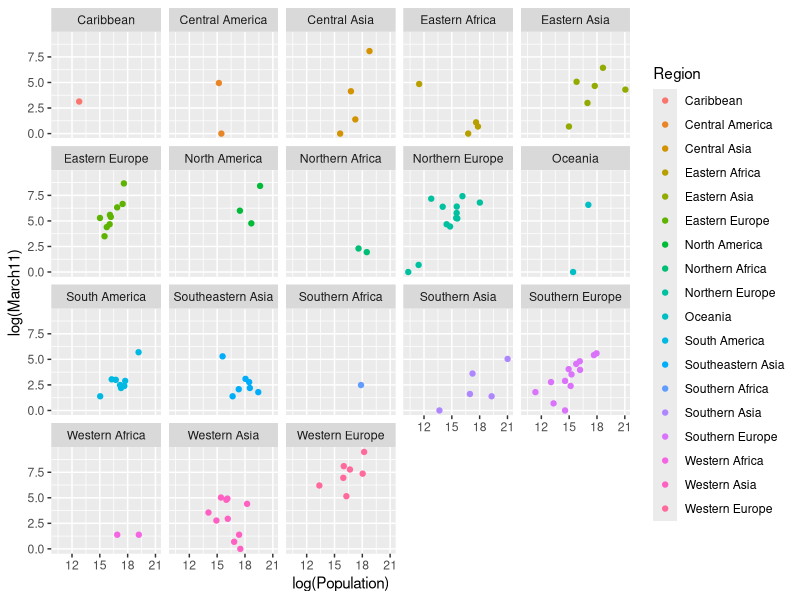
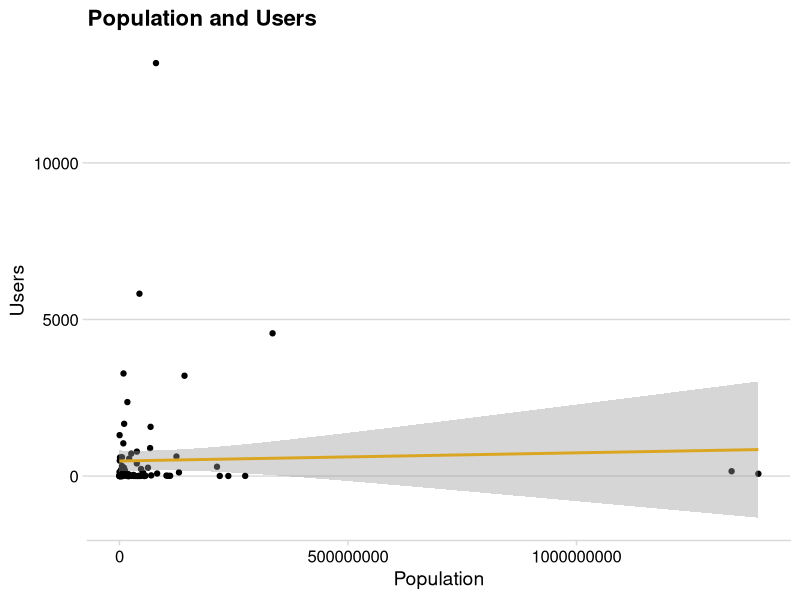
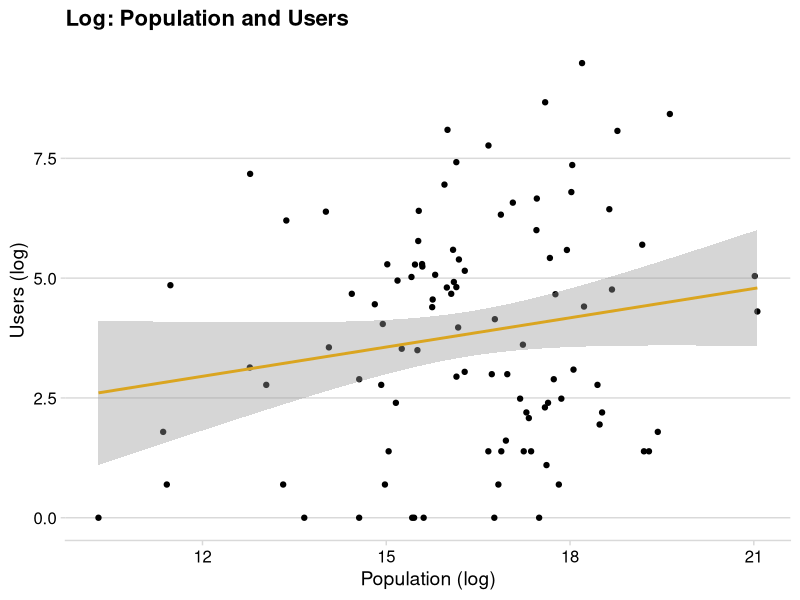

R code for these plots, in order:
## ---- chunk 1
knitr::opts_chunk$set(echo = FALSE)

library(tidyverse)
library(dplyr)
library(ggplot2)
library(broom)
library(here)
## ---- chunk 2
#load the data
ddos <- read_csv("./data/fckptn_cumulative_observations.csv")
#summarize the data
options(scipen = 999)
summary(ddos)
## ---- chunk 3
#load the data
ddos <- read_csv("./data/fckptn active observations.csv")
#assign column names to represent variables accurately
colnames(ddos) <- c("Country", "Population", "Region", "March2", "March3", "March4", "March5", "March6", "March7", "March8", "March9", "March10", "March11")
#summarize the data
options(scipen = 999)
head(ddos)
## ---- chunk 4
sum(ddos$March2)
sum(ddos$March11)
## ---- chunk 5
#create plot
ggplot(ddos, aes(x = log(Population), y = log(March11), color = Region)) +
  geom_point () +
  facet_wrap("Region")
## ---- chunk 6

ddos_final <- read_csv("data/fckptn_cumulative_observations.csv")
ddos_df <- ddos_final %>% 
  select(c(Population, Users))
## ---- chunk 7
library(cowplot)
gg1 <- ggplot(ddos_df, aes(x=Population, y=Users)) +
   geom_point() +
   geom_smooth(method=lm,se=TRUE,fullrange=TRUE,color="goldenrod") +
   labs(title= "Population and Users",
        x= "Population",
        y = "Users") +
    theme_minimal_hgrid()
gg1

## ---- chunk 8
gg1b <- ggplot(ddos_df, aes(x=log(Population), y=log(Users))) +
  geom_point() +
  geom_smooth(method=lm,se=TRUE,fullrange=TRUE,color="goldenrod") +
   labs(title= "Log: Population and Users",
        x= "Population (log)",
        y = "Users (log)") +
   theme_minimal_hgrid()

gg1b
